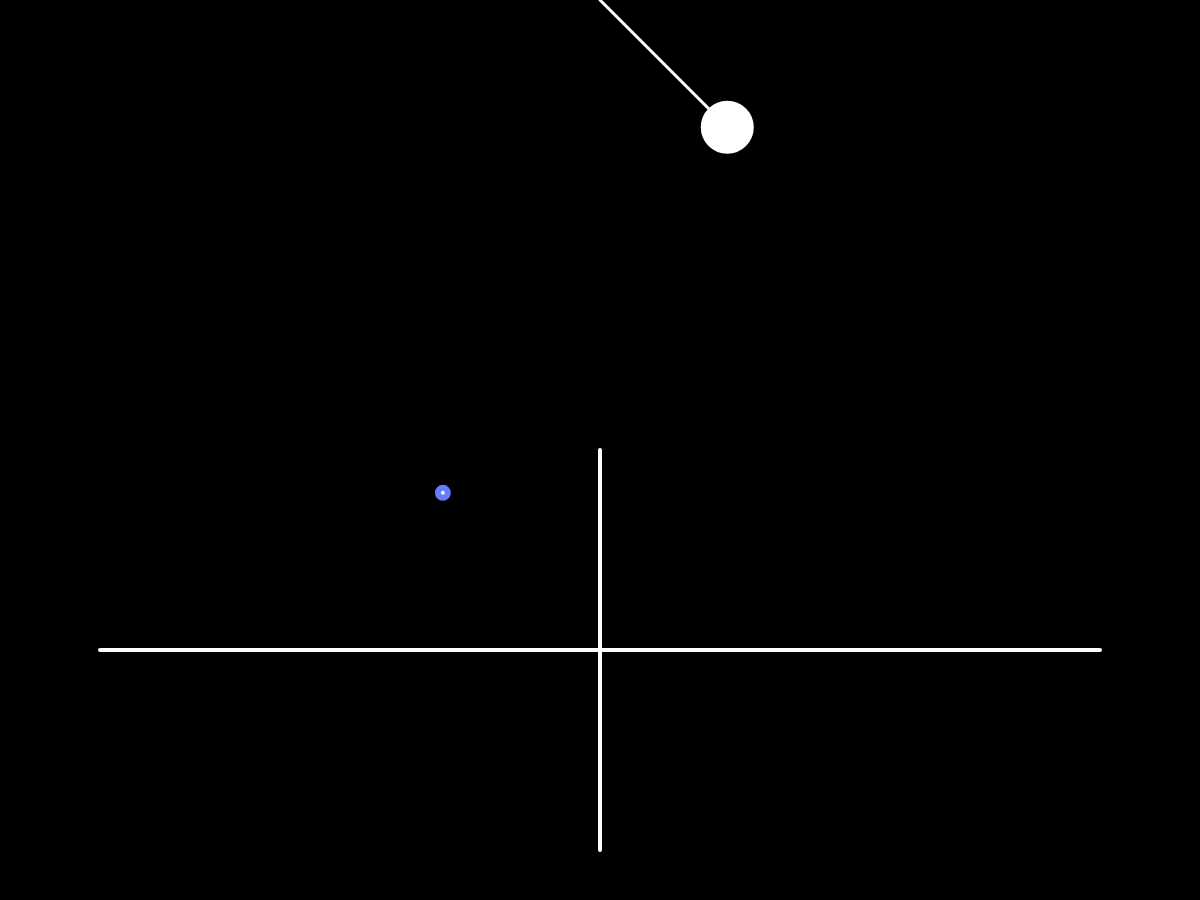
Frame 1 (no input)
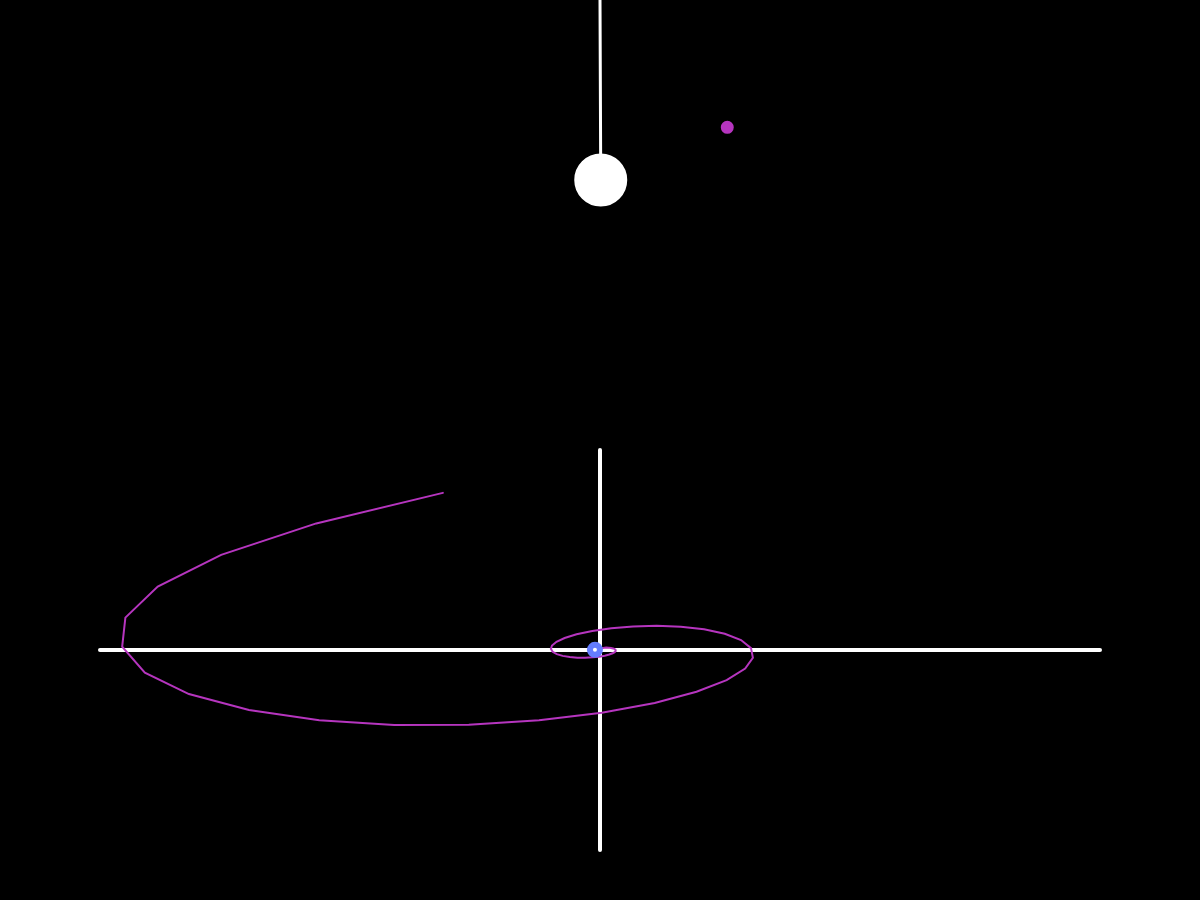
Frame 60 (no input)
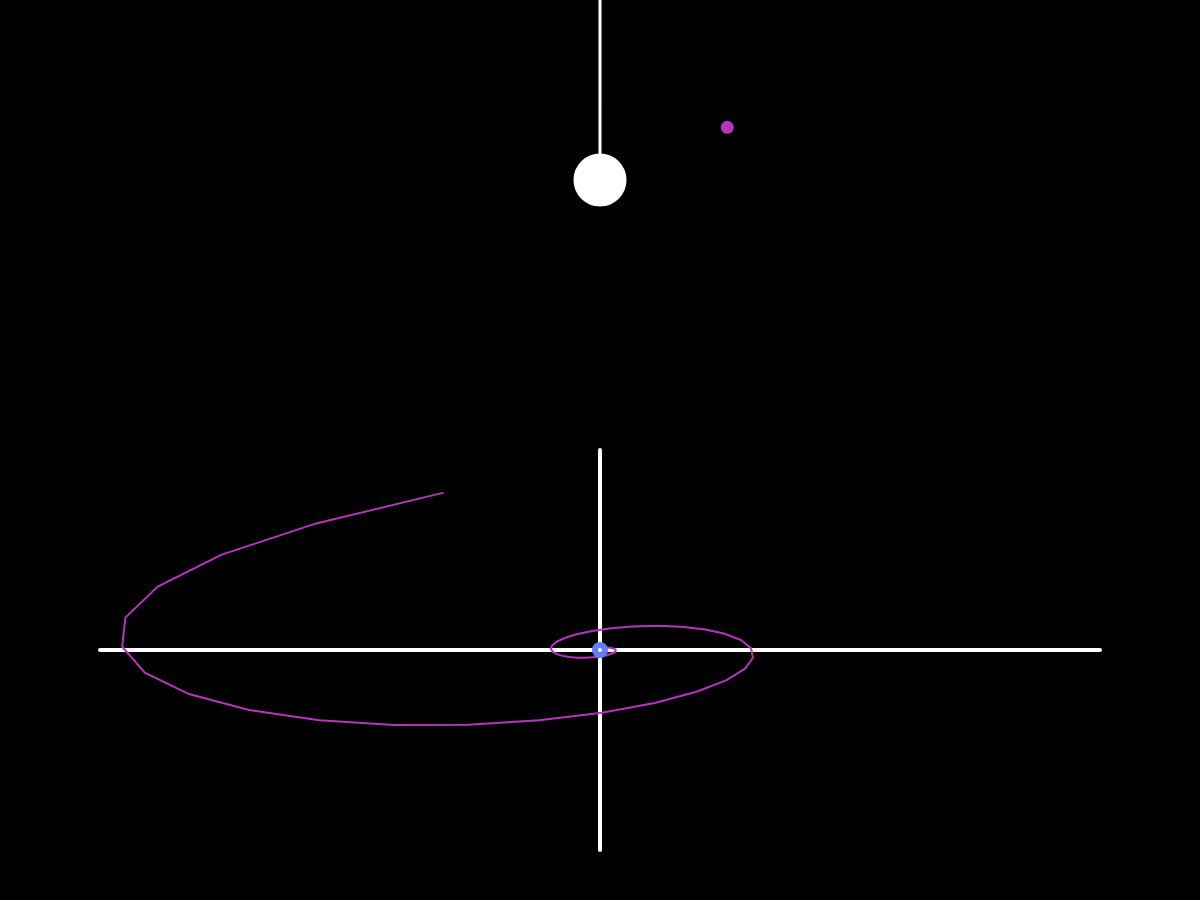
Frame 120 (the mouse pressed at the canvas centre since frame 60)

The p5.js sketch that drew these frames (run headless with seeded random() and noise() and a simulated clock; from frame 60 on, the mouse is pressed at the canvas centre):

// p5.js sketch
// ── sketch.js
function setup() {
	createCanvas(windowWidth, 900);

	this.currentPendulum = new Pendulum(createVector(width / 2, 0), 180)
	this.phasePlane = new PhasePlane(createVector(width / 2, 650));
	this.pendulums = [];
	this.pendulums.push(this.currentPendulum);
}

function draw() {
	background(0);
	
	this.phasePlane.showInitials(this.pendulums);
	this.phasePlane.show();
	this.phasePlane.showTrajectories(this.pendulums);
	this.currentPendulum.go();
	this.phasePlane.showCurrentPoint(this.currentPendulum);
	/*
	this.pendulums.forEach(pendulum => {
		pendulum.show();
	});
	*/
	//pp.show();
}


function mouseClicked() {
	let p = this.currentPendulum;
	p.aVel = 0;
	p.aAcc = 0;
	angle = PI / 2 - p.origin.angleBetween(createVector(mouseX - p.origin.x, p.origin.y - mouseY));
	radius = dist(p.origin.x, p.origin.y, mouseX, mouseY);
	this.currentPendulum = new Pendulum(p.origin, radius, angle);
	this.pendulums.push(this.currentPendulum);
}
// ── pendulum.js
class Pendulum {
 

    constructor(origin, radius, angle = PI/4, mass = 10, fricCoeff = 50000) {

        this.aAcc = 0;
        this.aVel = 0;
        this.pendRadius = 50;
        this.g = -10;
    
        this.origin = origin;
        this.radius = radius;
        this.bob = createVector(origin.x, radius);
        this.angle = angle;
        this.mass = mass;
        this.fricCoeff = fricCoeff;

        this.rStroke = random(255);
        this.gStroke = random(255);
        this.bStroke = random(255);
        this.trajectory = [];

        this.initial = createVector(this.origin.x + this.radius * sin(this.angle), this.origin.y + this.radius * cos(this.angle));
    }

    show() {
        stroke(255);
        strokeWeight(3);
        fill(255)
        line(this.origin.x, this.origin.y, this.bob.x, this.bob.y);
        ellipse(this.bob.x, this.bob.y, this.pendRadius, this.pendRadius);
    }

    go() {
        this.update();
        this.show();
    }

    update() {
        this.bob.x = this.origin.x + this.radius * sin(this.angle);
        this.bob.y = this.origin.y + this.radius * cos(this.angle);
        this.aAcc = -this.fricCoeff / (this.mass * this.radius ** 2) * this.aVel + this.g * sin(this.angle) / this.radius;
        this.aVel += this.aAcc;
        this.angle += this.aVel;
        if(abs(this.aVel) < 0.001 && abs(this.aAcc) < 0.001) {
            return;
        } else {
            this.trajectory.push(createVector(this.aVel, this.aAcc));
        }
        
    }

    showTrajectory(){

    }
}
// ── phasePlane.js
class PhasePlane {

    constructor(origin) {
        this.origin = origin;
        this.scale = 4000
    }

    show() {
        stroke(255);
        strokeWeight(4);
        push();
        
        translate(this.origin);
        line(-500, 0, 500, 0); // x axis
        line(0, -200, 0, 200); // y axis
        pop();
    }

    showTrajectories(pendulums){
        push();
        
        translate(this.origin);
        
        pendulums.forEach(pendul => {
            stroke(pendul.rStroke, pendul.gStroke, pendul.bStroke);
            strokeWeight(2)    
            noFill()
            beginShape();
            pendul.trajectory.forEach( point => {
                vertex(point.x * this.scale, point.y * this.scale);
            })
            endShape();
        });
        pop();
    }

    showCurrentPoint(p){
        push();
        translate(this.origin);
        stroke(100, 125, 255);
        strokeWeight(6)
        fill(255);
        ellipse(p.aVel * this.scale, p.aAcc * this.scale, 10, 10);
        pop()
    }

    showInitials(pendulums){
        pendulums.forEach(pendul => {
            stroke(pendul.rStroke, pendul.gStroke, pendul.bStroke);
            fill(pendul.rStroke, pendul.gStroke, pendul.bStroke)
            ellipse(pendul.initial.x, pendul.initial.y, 10, 10);
        });
    }
}
